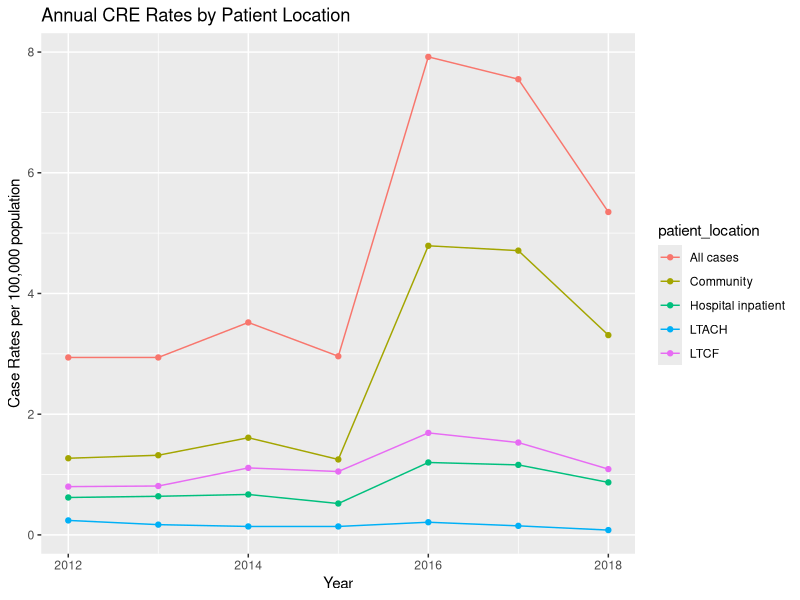

Source code (R):
## ---- chunk 1

#Load Tidyverse
library(tidyverse) 
library(ggplot2)

mugsi <- read_csv("Data_Exercise/Data/MUGSI.csv")

#get an overview of data structure
str(mugsi)
#get a summary of data
summary(mugsi)

#look at values for organism, topic, viewby, and series and 
table(mugsi$Organism)
table(mugsi$Topic)


## ---- chunk 2

mugsi_analysis0 = mugsi%>% filter(Topic=="Case Rates") %>% filter(Viewby=="Patient location") %>%rename(patient_location = Series) %>%  rename(case_rates = Value)

mugsi_analysis0a <- mugsi_analysis0[,!names(mugsi_analysis0) %in% c("Topic", "Viewby")]

mugsi_analysis1 = mugsi%>% filter(Topic=="Death Rates") %>%rename(patient_location = Series) %>%  rename(death_rates = Value)

mugsi_analysis1a <- mugsi_analysis1[,!names(mugsi_analysis1) %in% c("Topic", "Viewby")]
  
mugsi_tidy <- left_join(mugsi_analysis0a, mugsi_analysis1a, by=c("YearName", "Organism", "patient_location"))

print(mugsi_tidy)

view(mugsi_tidy)
## ---- chunk 3

mugsi_plot1 <- subset(mugsi_tidy, Organism=="CRE")

ggplot(mugsi_plot1, aes(x=YearName, y=case_rates, color=patient_location, group=patient_location)) + geom_point() + geom_line() +labs(y="Case Rates per 100,000 population", x="Year", title = "Annual CRE Rates by Patient Location")
                         



